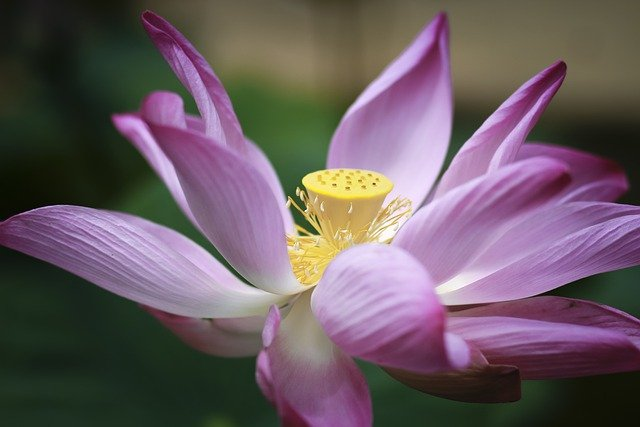
#> input picture lotus.jpg, 640 x 427 px, found by its file name
$ jupyter execute --allow-errors Convolution.ipynb
#> lines starting #> are read from the running program, lines starting #| are printed output that depends on the picture
Credits to https://betterdatascience.com/implement-convolutions-from-scratch-in-python/

# How Convolution Works

Convolutional neural networks are a special type of neural network used for image classification. At the heart of any convolutional neural network lies convolution, an operation highly specialized at detecting patterns in images.

Convolutional layers require you to specify the number of filters (kernels). Think of these as a number of pattern detectors. Early convolutional layers detect basic patterns, such as edges, corners, and so on. Specialized patterns are detected at later convolutional layers, such as dog ears or cat paws, depending on the dataset.

A single filter is just a small matrix (usually rectangular). It’s your task to decide on the number of rows and columns, but 3x3 or 5x5 are good starting points. Values inside the filter matrix are initialized randomly. The task of a neural network is to learn the optimal values for the filter matrix, given your specific dataset.

Let’s take a look at a convolution operation in action. We have a 5x5 image and a 3x3 filter. The filter slides (convolves) over every 3x3 set of pixels in the image, and calculates an element-wise multiplication. The multiplication results are then summed:

# Implement Convolution From Scratch

Applying a convolution to an image will make it smaller (assuming no padding). How much smaller depends on the filter size. All of ours are 3x3, but you can go larger.

Sliding, or convolving a 3x3 filter over images means we’ll lose a single pixel on all sides (2 in total). For example, sliding a 3x3 filter over a 224x224 image results in a 222x222 image. Likewise, sliding a 5x5 filter over the same image results in a 220x220 image.

The following formular should reflect the total numbers of the resulting matrix:

We’ll declare a helper function to calculate the image size after applying the convolution. It’s nothing fancy, but will make our lives a bit easier. It basically calculates how many windows of the filter size you can fit to an image (assuming square image):

[cell 1]
def calculate_target_size(img_size: int, kernel_size: int, padding =0, s=1) -> int:

    return (int)((img_size+ 2* padding - kernel_size)/s) +1

print(calculate_target_size(224, 3))
print(calculate_target_size(224, 5))
print(calculate_target_size(6, 2))
print(calculate_target_size(6, 3))
print(calculate_target_size(6, 4))

Here’s what a 3x3 filter does to a single 3x3 image subset:

- Extracts it to a separate matrix
- Does an element-wise multiplication between the image subset and the filter
- Sums the results

Here’s an implementation in code for a single 3x3 pixel subset:

#> (a cell that did not finish here is left out)

#> (a cell that did not finish here is left out)

OK, now convert all into a function:

#> (a cell that did not finish here is left out)

Let's have a quick test:

#> (a cell that did not finish here is left out)

# Load and display image

Let's write some helper functions to display an image.

[cell 6]
# Load and display images
# foto taken from pixabay

import numpy as np
from PIL import Image, ImageOps
import matplotlib.pyplot as plt

def plot_image(img: np.array):
    plt.figure(figsize=(6, 6))
    plt.imshow(img, cmap='gray');

def plot_two_images(img1: np.array, img2: np.array):
    _, ax = plt.subplots(1, 2, figsize=(12, 6))
    ax[0].imshow(img1, cmap='gray')
    ax[1].imshow(img2, cmap='gray');

img = Image.open('./img/lotus.jpg')
#> img is the input picture: PIL image 640x427 RGB; mean R, G, B 105.4, 90.5, 97
img = ImageOps.grayscale(img)
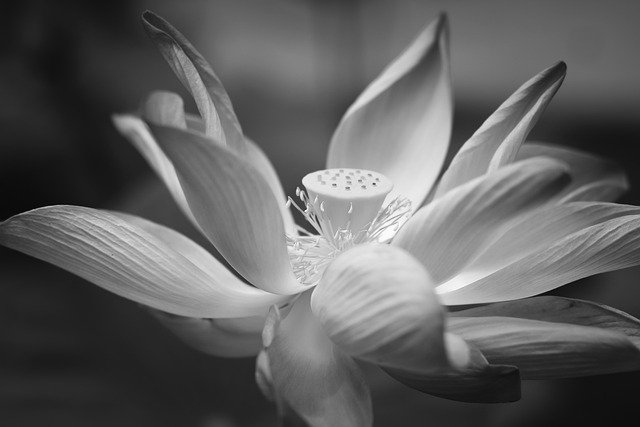
#> img: PIL image 640x427 L; min 0, max 254, mean 95.7
img = img.resize(size=(224, 224))
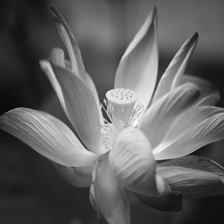
#> img: PIL image 224x224 L; min 6, max 252, mean 95.7
plot_image(img=img)
